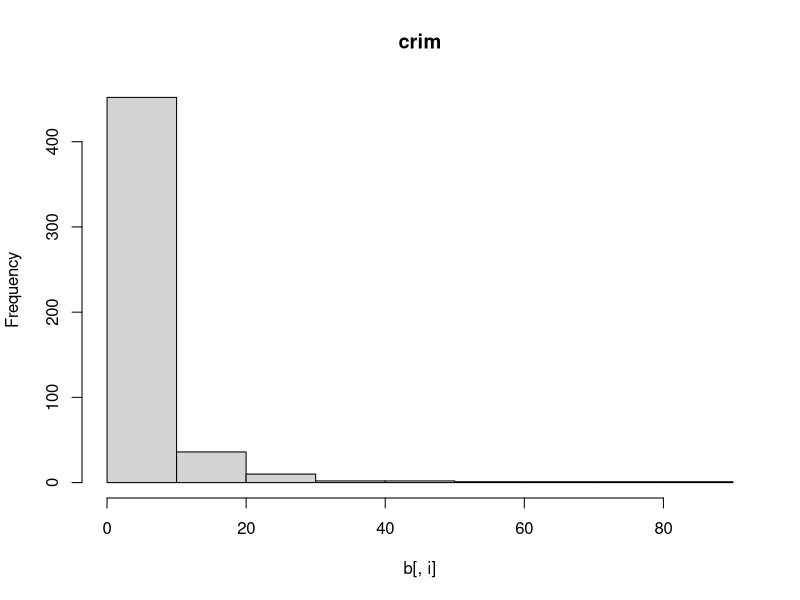
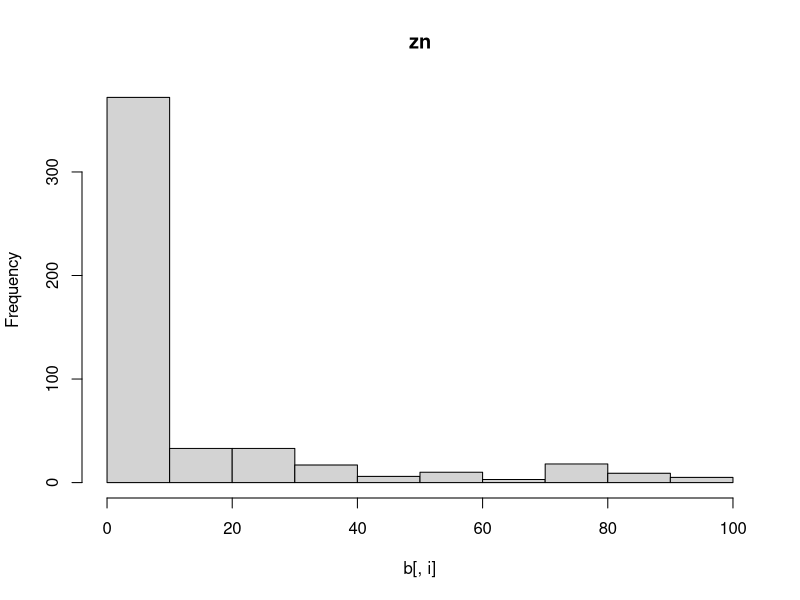
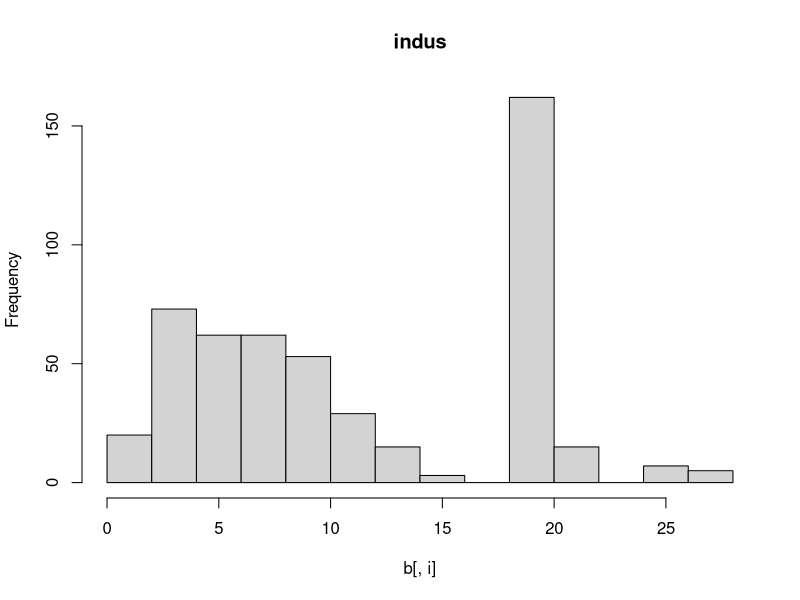
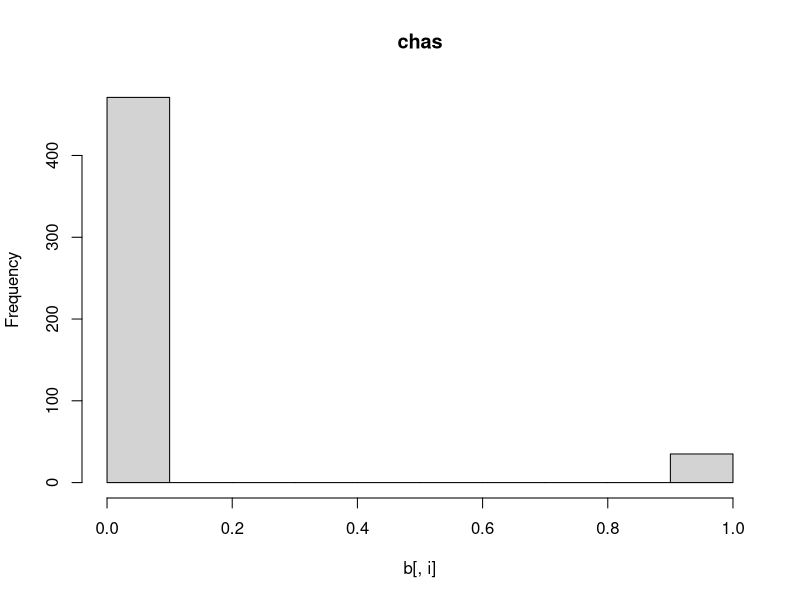
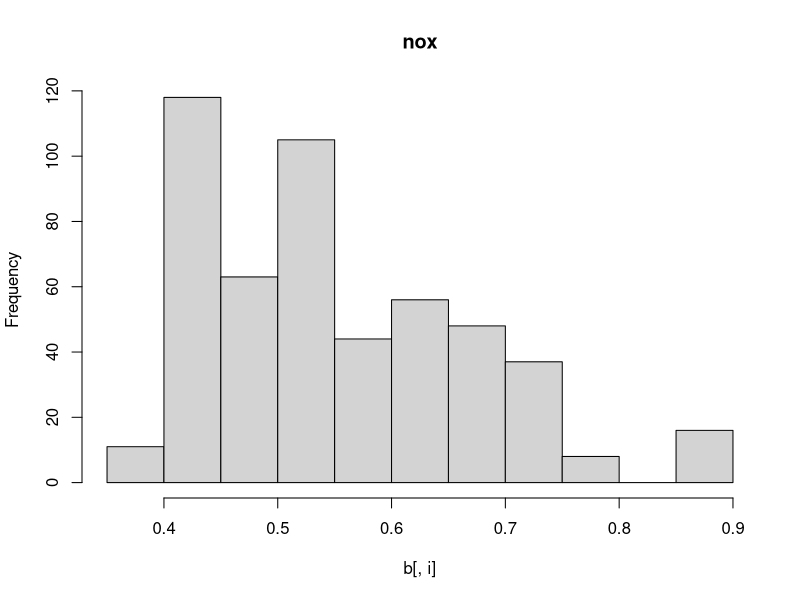
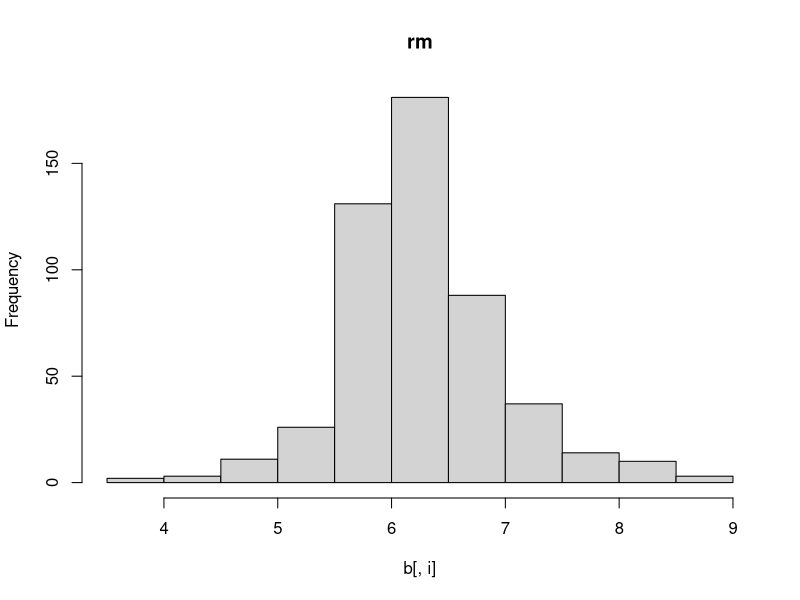
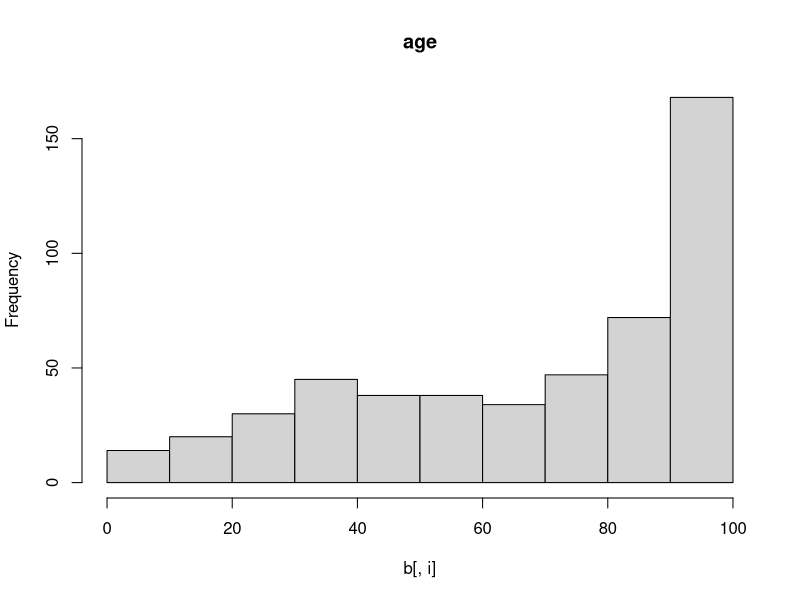
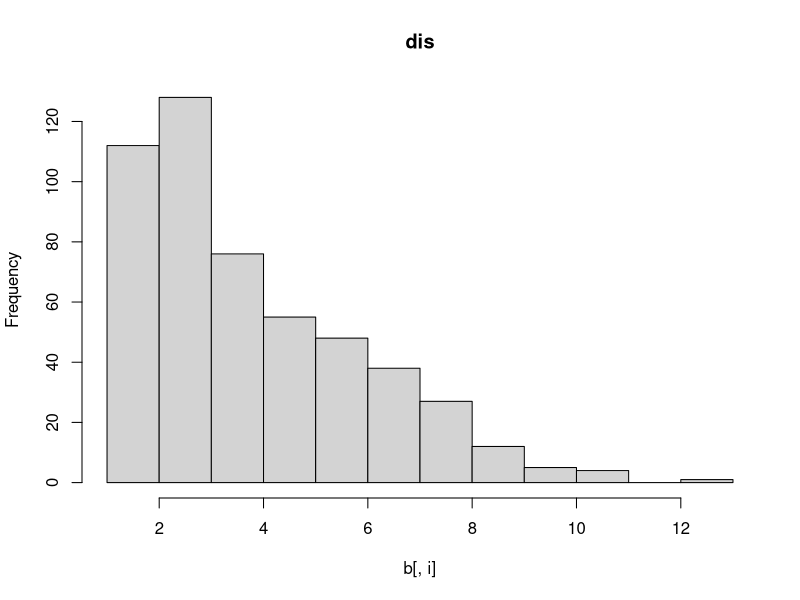

These charts were generated, in order, by the following R code:
## ---- chunk 1
library(tidyverse)

# install.packages("MASS") # install the MASS package (if
# you don't already have it)

library(MASS)
library(knitr)
library(caret)
library(arm)

data(Boston) 

?Boston # Look at the data dictionary 

b <- Boston # Rename to avoid more typing than necessary
## ---- chunk 2
summary(b)  # Get a summary of each variable.  
## ---- chunk 3
glimpse(b)   # Look at the structure of the dataset
## ---- chunk 4

for(i in 1:length(names(b))){
  hist(b[,i], main = names(b)[i])
}
## ---- chunk 5
ggplot(b, aes(rad, medv)) +
  geom_point() +
  labs(title = "Medv ~ rad")

table(b$rad) # Here is the distribution of rad.
## ---- chunk 6
# Write your code here

(nox_mean <- mean(b$nox))
(nox_sem <- sd(b$nox)/sqrt(nrow(b)))
nox_mean - 1.96 * nox_sem
nox_mean + 1.96 * nox_sem

## ---- chunk 7
# Write your code here

# Plot the relationship 
ggplot(b, aes(nox, medv)) +
  geom_point()+
  labs(title= "medv ~ nox") + 
  stat_smooth(method="lm")

## ---- chunk 8
# Your code goes here

# Fit and summarize the model
display(lm(medv ~ nox, b))

# Roughly calculate the 95% CIs for estimate for nox
-33.92 - 2 * 3.2
-33.92 + 2 * 3.2
## ---- chunk 9
# Write your code here. 

# Fit the model
full <- lm(medv ~., data = b)

# Get the coefficients using the coef() function
coef(full) %>% round(2)

# Calculate the lower and upper CIs. We use the
# coefficients() function to pull information out of the
# table created by summary().
(lower <- coef(full)[6] - 1.96*coefficients(summary(full))[6,2])
(upper <- coef(full)[6] + 1.96*coefficients(summary(full))[6,2])

# or, more simply
confint(lm(medv ~., data = b))[6,] 

# The estimates are slightly different.
confint(lm(medv ~., data = b))[6,1] == lower
confint(lm(medv ~., data = b))[6,1] == upper

# Why different? Rounding error. Above we rounded 1.96
# rather than using a more exact value of the critical value
# for the t distribution to seven decimals.  For example, we
# can use R to calculate the exact theoretical value given
# degrees of freedom (df) equal to the number of rows minus
# the number of parameters. Using the quantile function for
# the t distribution, qt(), we input the quantiles we are
# interested in, .025 and .975 for a 95% CI, then enter the
# df.  The function calculates the corresponding critical
# values, which we can see are different from 1.96.

qt(c(.025, .975), df = nrow(b) - 14)

## ---- chunk 10
# Your code goes here

# Unscaled
train(medv ~ .,
      data = Boston,
      method = "lm") %>%
  summary %>%
  coefficients %>%
  round(1)

# Scaled
train(medv ~ .,
      data = Boston,
      preProcess = c("center","scale"),
      method = "lm") %>%
  summary %>%
  coefficients %>%
  round(1) # or

lm(medv ~ crim  +
      zn +
      indus +
      chas +
      nox +
      rm  +
      age +
      dis +
      rad +
      tax +
      ptratio +
      black +
      lstat, Boston) %>%
  standardize %>% # this divides by 2 sd.
  display 

  
## ---- chunk 11
# your code goes here

rmse <- function(actual, fitted){
  sqrt(mean((actual - fitted)^2))
}

rmse(b$medv, fitted(full))  * 1000 
# average of $4679 error per observation

# Here is R-squared calculated by display()
display(full)

# Here is a function to calculate R-squared
r2 <- function(actual, fitted){
  RSS <- sum((actual - fitted)^2)
  TSS <- sum((actual - mean(actual))^2)
  1 - RSS/TSS
}

r2(b$medv, fitted(full))

## ---- chunk 12
# Your code goes here

knn_mod <- train(medv ~ .,
                 data= b,
                 method= "knn",
                 preProcess = c("center","scale")) 

# Remember:  the inputs to KNN models should always be
# centered and scaled!

rmse(b$medv, predict(knn_mod))

rmse(b$medv, fitted(full))

## ---- chunk 13
# Your code goes here

quantile(Boston$nox, probs = c(.1,.9)) 
# Define high and low:  10th and 90th percentiles


#Look at distributions:  should we use mean or median for typical values?
for(i in 1:(length(names(Boston))-1)){ 
  hist(Boston[,i], main = names(Boston)[i])
  abline(v = mean(Boston[,i]), col = 1)
  abline(v = median(Boston[,i]), col = 2)
}

# Use mostly medians:  distributions are almost all (with
# the exception of rm) skewed.

low_df <- data.frame(crim =median(Boston$crim),
                       zn = median(Boston$zn),  
                       indus  = median(Boston$indus),
                       chas  = 0,
                       nox  = .427,
                       rm   = mean(Boston$rm),
                       age  = median(Boston$age),
                       dis  = median(Boston$dis),
                       rad  = median(Boston$rad),
                       tax   = median(Boston$tax),
                       ptratio = median(Boston$ptratio),
                       black  = median(Boston$black),
                       lstat = median(Boston$lstat))

high_df <-data.frame(crim =median(Boston$crim),
                       zn = median(Boston$zn),  
                       indus  = median(Boston$indus),
                       chas  = 0,
                       nox  = .713,
                       rm   = mean(Boston$rm),
                       age  = median(Boston$age),
                       dis  = median(Boston$dis),
                       rad  = median(Boston$rad),
                       tax   = median(Boston$tax),
                       ptratio = median(Boston$ptratio),
                       black  = median(Boston$black),
                       lstat = median(Boston$lstat))

predict(full, newdata = high_df) - predict(full, newdata = low_df)
